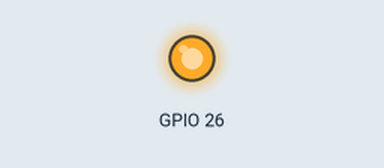
A sketch run on a simulated ESP32. On the bench: output pins drawn as LEDs (lit = HIGH).

Above: at 1.0 s.
At 3.5 s:
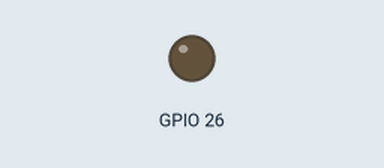
Timing chart, 0 to 6.5 s (numbered marks = the images above):
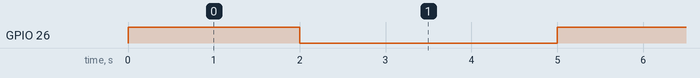

The sketch:

SketchBuzzer.ino
```cpp
#define BUZZER 26;

void setup() {
  pinMode(26,OUTPUT);
  digitalWrite(26,LOW);
}

void loop() {
  digitalWrite(26,HIGH);
  delay(2000);
  digitalWrite(26,LOW);
  delay(3000);
}
```

Measured:
- by itself, GPIO 26: alternates HIGH for 2.0 s and LOW for 3.0 s
